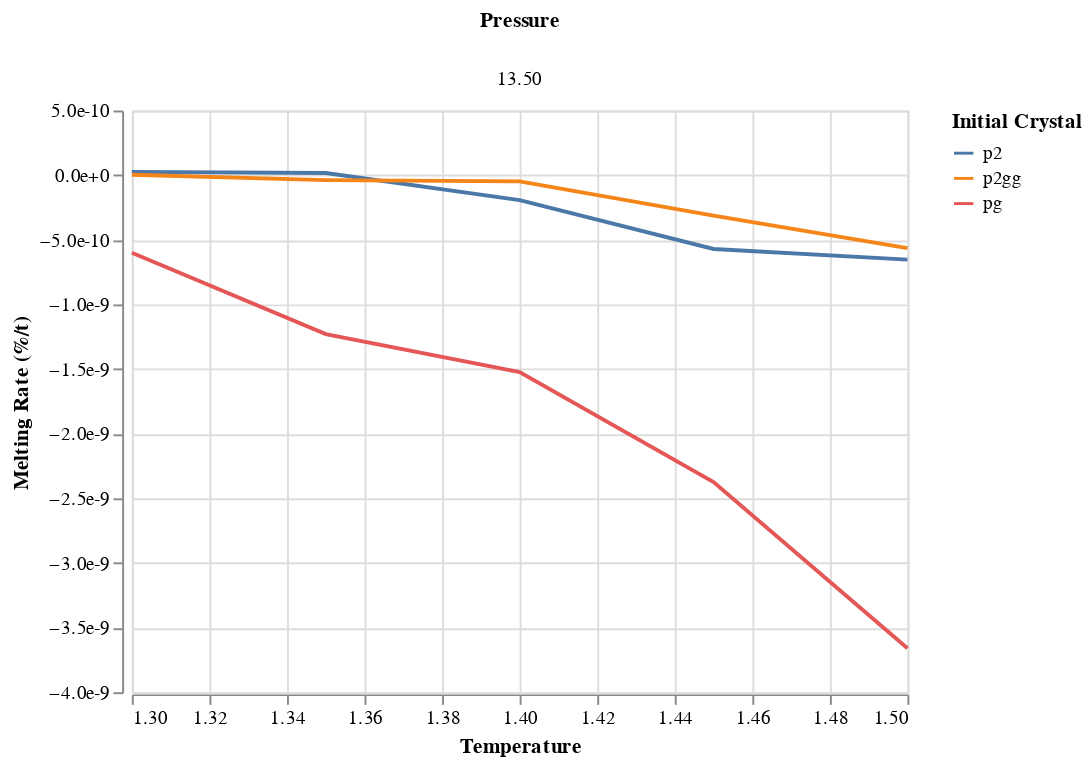

The notebook cell saved with this chart:
### Code cell
Chart(melt).mark_line().encode(
    x=X('temperature', axis=Axis(title='Temperature'), scale=Scale(zero=False)),
    y=Y('melting_rate', axis=Axis(format='e', title='Melting Rate (%/t)')),
    color=Color('crys', legend=alt.Legend(title='Initial Crystal')),
    column=Column('pressure', header=alt.Header(title='Pressure')), 
)

### Figure 1 — Vega-Lite specification as saved in the notebook (floating-point values rounded to 4 significant figures)
{"$schema": "https://vega.github.io/schema/vega-lite/v2.json", "config": {"view": {"height": 300, "width": 400}}, "data": {"values": [{"crys": "p2", "melting_rate": 2.575e-11, "pressure": "13.50", "temperature": 1.3}, {"crys": "p2gg", "melting_rate": 3.621e-12, "pressure": "13.50", "temperature": 1.3}, {"crys": "pg", "melting_rate": -6.002e-10, "pressure": "13.50", "temperature": 1.3}, {"crys": "p2", "melting_rate": 1.647e-11, "pressure": "13.50", "temperature": 1.35}, {"crys": "p2gg", "melting_rate": -3.859e-11, "pressure": "13.50", "temperature": 1.35}, {"crys": "pg", "melting_rate": -1.229e-09, "pressure": "13.50", "temperature": 1.35}, {"crys": "p2", "melting_rate": -1.929e-10, "pressure": "13.50", "temperature": 1.4}, {"crys": "p2gg", "melting_rate": -4.781e-11, "pressure": "13.50", "temperature": 1.4}, {"crys": "pg", "melting_rate": -1.523e-09, "pressure": "13.50", "temperature": 1.4}, {"crys": "p2", "melting_rate": -5.711e-10, "pressure": "13.50", "temperature": 1.45}, {"crys": "p2gg", "melting_rate": -3.131e-10, "pressure": "13.50", "temperature": 1.45}, {"crys": "pg", "melting_rate": -2.374e-09, "pressure": "13.50", "temperature": 1.45}, {"crys": "p2", "melting_rate": -6.533e-10, "pressure": "13.50", "temperature": 1.5}, {"crys": "p2gg", "melting_rate": -5.646e-10, "pressure": "13.50", "temperature": 1.5}, {"crys": "pg", "melting_rate": -3.66e-09, "pressure": "13.50", "temperature": 1.5}]}, "encoding": {"color": {"field": "crys", "legend": {"title": "Initial Crystal"}, "type": "nominal"}, "column": {"field": "pressure", "header": {"title": "Pressure"}, "type": "nominal"}, "x": {"axis": {"title": "Temperature"}, "field": "temperature", "scale": {"zero": false}, "type": "quantitative"}, "y": {"axis": {"format": "e", "title": "Melting Rate (%/t)"}, "field": "melting_rate", "type": "quantitative"}}, "mark": "line"}
